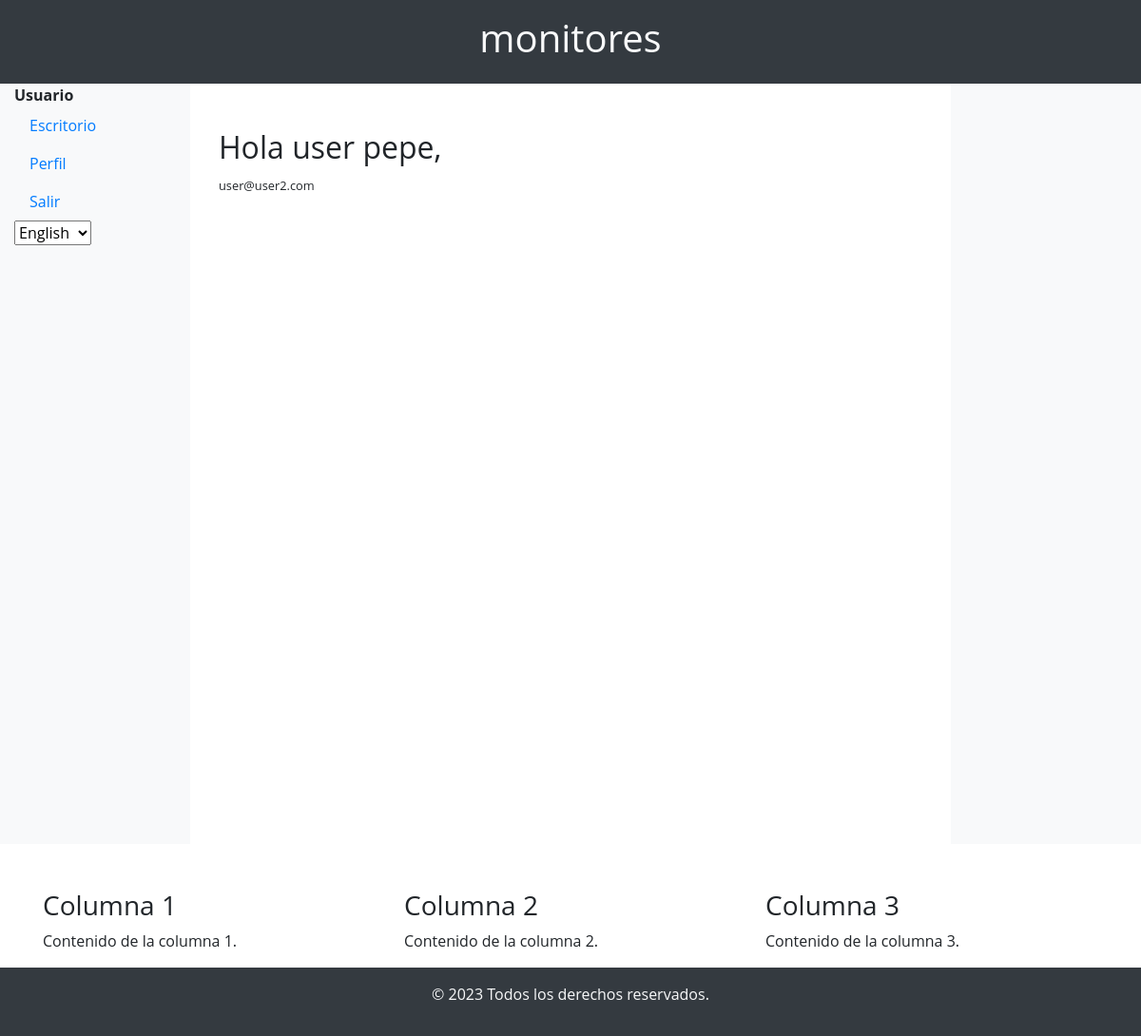
Screenshot of / (signed in) with the database file from the repository.
### app/models/user_model.py (models this page shows, shortened)
class User(db.Model, UserMixin):
    id = db.Column(db.Integer, primary_key=True)
    username = db.Column(db.String(50), unique=True, nullable=False)
    email = db.Column(db.String(120), unique=True, nullable=False)
    password = db.Column(db.String(60), nullable=False)
    role = db.Column(db.String(20), default='user')  # Default role is 'user'
    language = db.Column(db.String(5), default='en')  # Add this line for language preference
    created_at = db.Column(db.DateTime, default=datetime.utcnow)
    updated_at = db.Column(db.DateTime, default=datetime.utcnow, onupdate=datetime.utcnow)

### app/controllers/user_controller.py (the view)
@app.route('/')
@login_required
def index():
    return render_template('index.html')

### app/__init__.py (called while the page is built)
@login_manager.user_loader
def load_user(user_id):
    return User.query.get(int(user_id))

def is_admin():
    return current_user.is_authenticated and current_user.role == 'admin'

### app/templates/index.html
{% extends 'base.html' %}
{% block content %}
<div class="container mt-5">
    <h2>Hola {{ current_user.role }} {{ current_user.username }},</h2>
    <p>
        <small>{{ current_user.email }}</small>
    </p>
</div>
{% endblock %}

### app/static/css/styles.css (style rules this page uses)
html, body { height: 100%; margin: 0; }
body { display: flex; flex-direction: column; }
body { font-family: 'Open Sans', sans-serif; }
.container { margin-top: 50px; }

### rows the page displays
User: role "user", username "pepe", email "user@user2.com"
